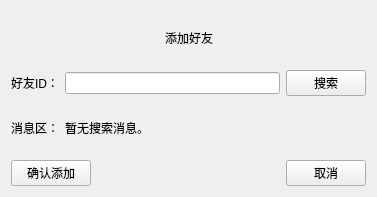
<?xml version="1.0" encoding="UTF-8"?>
<ui version="4.0">
 <class>AddFriendWidget</class>
 <widget class="QWidget" name="AddFriendWidget">
  <property name="geometry">
   <rect>
    <x>0</x>
    <y>0</y>
    <width>377</width>
    <height>197</height>
   </rect>
  </property>
  <property name="windowTitle">
   <string>Form</string>
  </property>
  <layout class="QVBoxLayout" name="verticalLayout_2">
   <item>
    <layout class="QVBoxLayout" name="verticalLayout">
     <item>
      <layout class="QHBoxLayout" name="horizontalLayout_3">
       <item>
        <spacer name="horizontalSpacer_2">
         <property name="orientation">
          <enum>Qt::Horizontal</enum>
         </property>
         <property name="sizeHint" stdset="0">
          <size>
           <width>40</width>
           <height>20</height>
          </size>
         </property>
        </spacer>
       </item>
       <item>
        <widget class="QLabel" name="label">
         <property name="text">
          <string>添加好友</string>
         </property>
        </widget>
       </item>
       <item>
        <spacer name="horizontalSpacer_3">
         <property name="orientation">
          <enum>Qt::Horizontal</enum>
         </property>
         <property name="sizeHint" stdset="0">
          <size>
           <width>40</width>
           <height>20</height>
          </size>
         </property>
        </spacer>
       </item>
      </layout>
     </item>
     <item>
      <layout class="QHBoxLayout" name="horizontalLayout">
       <item>
        <widget class="QLabel" name="label_2">
         <property name="text">
          <string>好友ID：</string>
         </property>
        </widget>
       </item>
       <item>
        <widget class="QLineEdit" name="lineEdit"/>
       </item>
       <item>
        <widget class="QPushButton" name="pushButtonSearch">
         <property name="text">
          <string>搜索</string>
         </property>
        </widget>
       </item>
      </layout>
     </item>
     <item>
      <layout class="QHBoxLayout" name="horizontalLayout_4">
       <item>
        <widget class="QLabel" name="label_3">
         <property name="text">
          <string>消息区：</string>
         </property>
        </widget>
       </item>
       <item>
        <widget class="QLabel" name="labelMessage">
         <property name="text">
          <string>暂无搜索消息。</string>
         </property>
        </widget>
       </item>
       <item>
        <spacer name="horizontalSpacer_4">
         <property name="orientation">
          <enum>Qt::Horizontal</enum>
         </property>
         <property name="sizeHint" stdset="0">
          <size>
           <width>40</width>
           <height>20</height>
          </size>
         </property>
        </spacer>
       </item>
      </layout>
     </item>
     <item>
      <layout class="QHBoxLayout" name="horizontalLayout_2">
       <item>
        <widget class="QPushButton" name="pushButtonAdd">
         <property name="text">
          <string>确认添加</string>
         </property>
        </widget>
       </item>
       <item>
        <spacer name="horizontalSpacer">
         <property name="orientation">
          <enum>Qt::Horizontal</enum>
         </property>
         <property name="sizeHint" stdset="0">
          <size>
           <width>40</width>
           <height>20</height>
          </size>
         </property>
        </spacer>
       </item>
       <item>
        <widget class="QPushButton" name="pushButtonCancel">
         <property name="text">
          <string>取消</string>
         </property>
        </widget>
       </item>
      </layout>
     </item>
    </layout>
   </item>
  </layout>
 </widget>
 <resources/>
 <connections/>
</ui>
